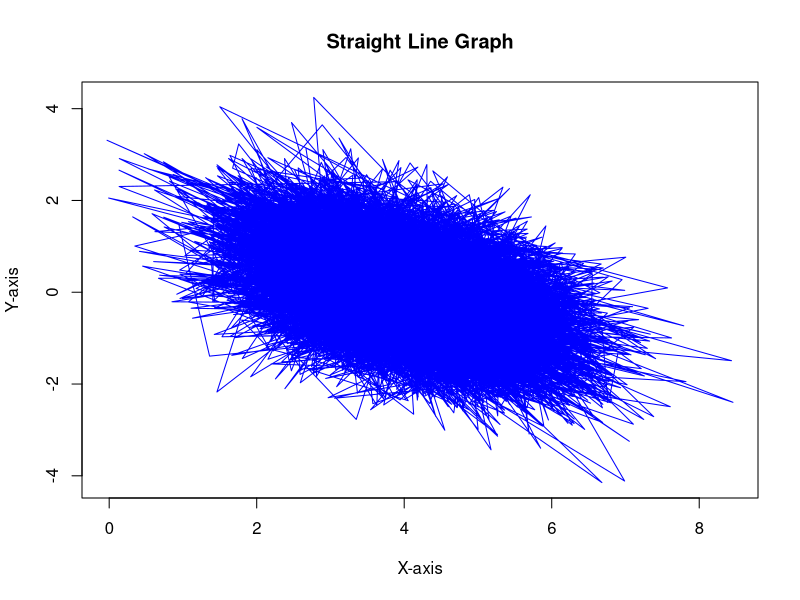
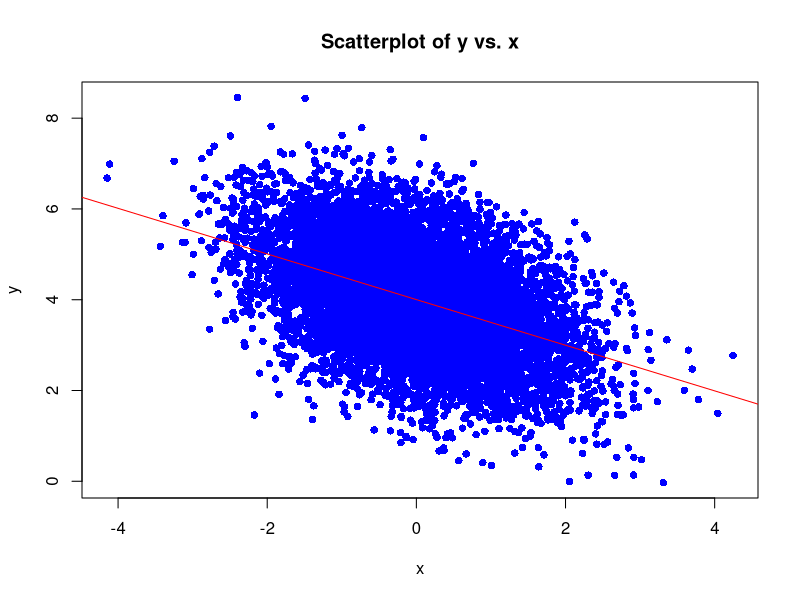

These figures' R source, in order:
x<-rnorm(10000)
eps<-rnorm(10000)
y<-4-0.5*x+eps
model_3<-lm(y~x)

plot(y,x,type = "l", col = "blue", xlab = "X-axis", ylab = "Y-axis", main = "Straight Line Graph")

plot(x, y, pch = 16, col = "blue", main = "Scatterplot of y vs. x", xlab = "x", ylab = "y")

# Add the regression line to the plot
abline(model_3, col = "red")